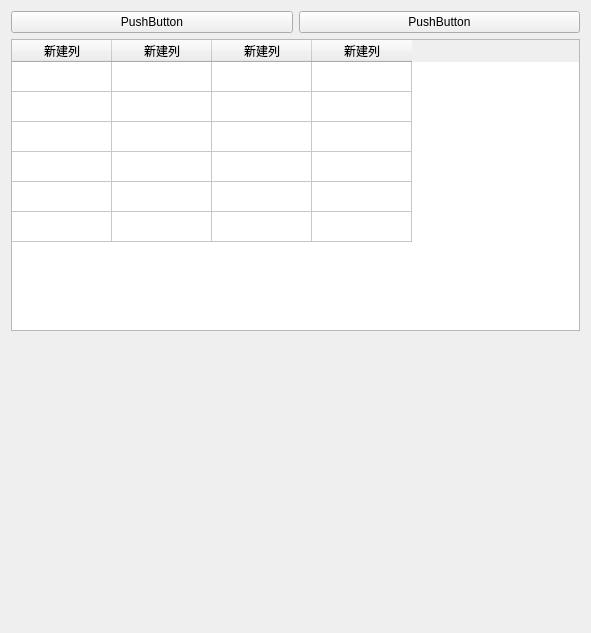
<?xml version="1.0" encoding="UTF-8"?>
<ui version="4.0">
 <class>Widget</class>
 <widget class="QWidget" name="Widget">
  <property name="geometry">
   <rect>
    <x>0</x>
    <y>0</y>
    <width>591</width>
    <height>633</height>
   </rect>
  </property>
  <property name="sizePolicy">
   <sizepolicy hsizetype="Preferred" vsizetype="Expanding">
    <horstretch>0</horstretch>
    <verstretch>0</verstretch>
   </sizepolicy>
  </property>
  <property name="windowTitle">
   <string>Widget</string>
  </property>
  <layout class="QVBoxLayout" name="verticalLayout">
   <item>
    <layout class="QHBoxLayout" name="horizontalLayout">
     <item>
      <widget class="QPushButton" name="pushButton">
       <property name="text">
        <string>PushButton</string>
       </property>
      </widget>
     </item>
     <item>
      <widget class="QPushButton" name="pushButton_2">
       <property name="text">
        <string>PushButton</string>
       </property>
      </widget>
     </item>
    </layout>
   </item>
   <item>
    <widget class="QTableWidget" name="tableWidget">
     <attribute name="verticalHeaderVisible">
      <bool>false</bool>
     </attribute>
     <row>
      <property name="text">
       <string>新建行</string>
      </property>
     </row>
     <row>
      <property name="text">
       <string>新建行</string>
      </property>
     </row>
     <row>
      <property name="text">
       <string>新建行</string>
      </property>
     </row>
     <row>
      <property name="text">
       <string>新建行</string>
      </property>
     </row>
     <row>
      <property name="text">
       <string>新建行</string>
      </property>
     </row>
     <row>
      <property name="text">
       <string>新建行</string>
      </property>
     </row>
     <column>
      <property name="text">
       <string>新建列</string>
      </property>
     </column>
     <column>
      <property name="text">
       <string>新建列</string>
      </property>
     </column>
     <column>
      <property name="text">
       <string>新建列</string>
      </property>
     </column>
     <column>
      <property name="text">
       <string>新建列</string>
      </property>
     </column>
    </widget>
   </item>
   <item>
    <spacer name="verticalSpacer">
     <property name="orientation">
      <enum>Qt::Vertical</enum>
     </property>
     <property name="sizeHint" stdset="0">
      <size>
       <width>20</width>
       <height>40</height>
      </size>
     </property>
    </spacer>
   </item>
  </layout>
 </widget>
 <resources/>
 <connections/>
</ui>
